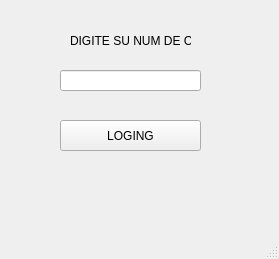
<?xml version="1.0" encoding="UTF-8"?>
<ui version="4.0">
 <class>WLogin</class>
 <widget class="QMainWindow" name="WLogin">
  <property name="geometry">
   <rect>
    <x>0</x>
    <y>0</y>
    <width>279</width>
    <height>259</height>
   </rect>
  </property>
  <property name="windowTitle">
   <string>WLogin</string>
  </property>
  <widget class="QWidget" name="centralwidget">
   <widget class="QLabel" name="label">
    <property name="geometry">
     <rect>
      <x>70</x>
      <y>20</y>
      <width>121</width>
      <height>41</height>
     </rect>
    </property>
    <property name="text">
     <string>DIGITE SU NUM DE CED</string>
    </property>
   </widget>
   <widget class="QLineEdit" name="lineEdit">
    <property name="geometry">
     <rect>
      <x>60</x>
      <y>70</y>
      <width>141</width>
      <height>21</height>
     </rect>
    </property>
   </widget>
   <widget class="QPushButton" name="pushButton">
    <property name="geometry">
     <rect>
      <x>60</x>
      <y>120</y>
      <width>141</width>
      <height>31</height>
     </rect>
    </property>
    <property name="text">
     <string>LOGING</string>
    </property>
   </widget>
  </widget>
  <widget class="QMenuBar" name="menubar">
   <property name="geometry">
    <rect>
     <x>0</x>
     <y>0</y>
     <width>279</width>
     <height>21</height>
    </rect>
   </property>
  </widget>
  <widget class="QStatusBar" name="statusbar"/>
 </widget>
 <resources/>
 <connections/>
</ui>
